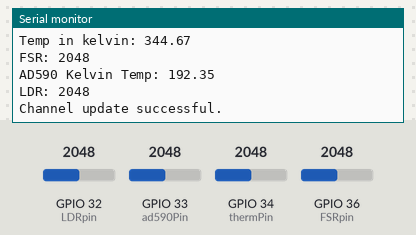
Simulated run of this sketch. Board: ESP32. Parts: the last lines printed to the serial monitor. The test bench sets the inputs (shaded band); at power-on: GPIO 32 (LDRpin) = 2048, GPIO 33 (ad590Pin) = 2048, GPIO 34 (thermPin) = 2048, GPIO 36 (FSRpin) = 2048 (analog values on the 0–4095 scale). WiFi joins after 1.5 s; servers stay silent unless stated.

Above: at 2.7 s.
2.8 s: GPIO 32 (LDRpin) set to 1960
At 7.05 s:
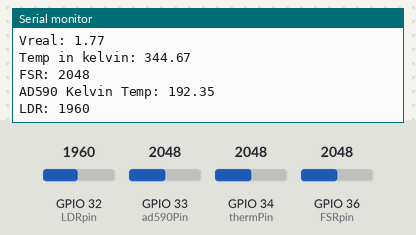
8.7 s: GPIO 33 (ad590Pin) set to 1960
At 13.1 s:
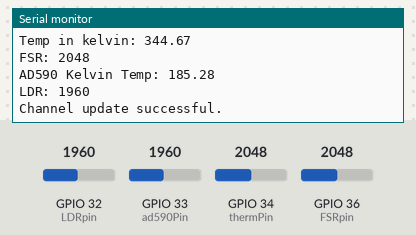
14.6 s: GPIO 34 (thermPin) set to 1960
At 17.69 s:
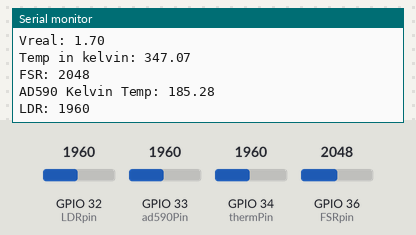
20.5 s: GPIO 36 (FSRpin) set to 1960
At 23.01 s:
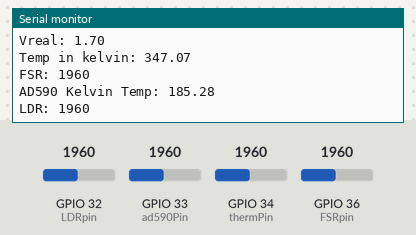
26.4 s: GPIO 32 (LDRpin) set to 2040
At 28.8 s:
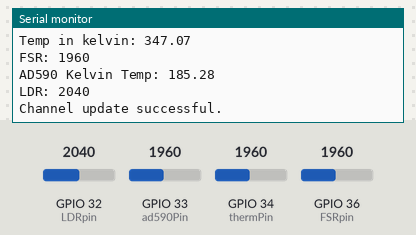
32.3 s: GPIO 33 (ad590Pin) set to 2040
At 34.8 s:
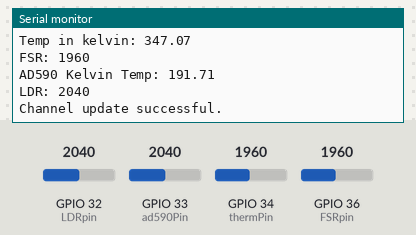
Timing chart, 0 to 36.3 s (numbered marks = the images above; inputs shaded):
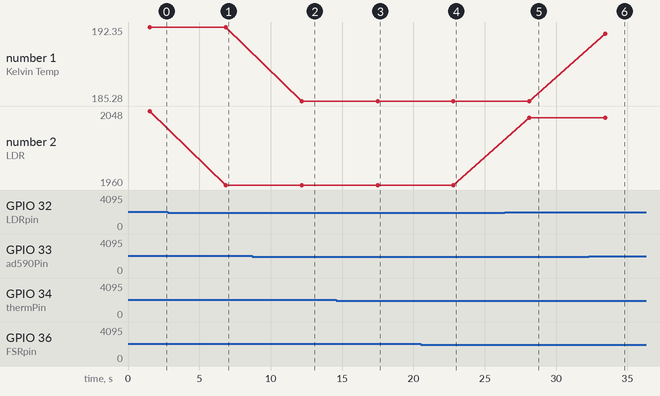

The sketch:

Lab2Deliverable9.ino
```cpp
#include <WiFi.h>        // For connecting ESP32 to WiFi
#include <ArduinoOTA.h>  // For enabling over-the-air updates
#include "ThingSpeak.h" // always include thingspeak header file after other header files and custom macros
#include  <Adafruit_BMP280.h>
#include <Wire.h>

float bias = 2.3603;
float gain = 1.2491;

double WR = 180.0;

double PR3 = 340.0;

int FSRpin = 36;
int thermPin = 34;

int ad590Pin = 33; // Analog pin connected to AD590 output
float resistorValue = 10000.0; // 10k Ohm resistor

int LDRpin = 32;

const char* ssid = "Will iPhone";  // Change to your WiFi Network name
const char* password = "Baskin65";  // Change to your password


WiFiClient  client;

int pinState = 1;

unsigned long myChannelNumber = 2647477;
const char * myWriteAPIKey = "EAM6YKBD274OY116";


// Initialize our values
int test = 0;
long pressure;
String myStatus = "Working";

void setup() {
  analogReadResolution(12);

  Serial.begin(115200);
  WiFi.begin(ssid, password);  // Connect to WiFi - defaults to WiFi Station mode

  pinMode(FSRpin, INPUT);
  pinMode(ad590Pin, INPUT);

  // Ensure WiFi is connected
  while (WiFi.status() != WL_CONNECTED) {
    delay(500);
    Serial.println("Not connected");
  }


  ArduinoOTA.begin();  // Starts OTA
  ThingSpeak.begin(client);  // Initialize ThingSpeak
}


void loop() {
  int analogValue = analogRead(thermPin);
  Serial.println(analogValue);

  double Vreal = (analogValue + 160)/1245.0; //Calculates voltage from adcvalue

  Serial.print("Vreal: ");
  Serial.println(Vreal);

  double removeBias = Vreal - bias; //Removes voltage bias

  double removeGain = removeBias/gain; //Removes gain adjustment

  double removeWheatstone = (WR*(removeGain+(5.0/2.0)))/((5.0/2.0)-removeGain); //Inverse of wheatstone bridge function

  double remove3PR = (removeWheatstone*PR3)/(PR3-removeWheatstone); //Finds initial resistance of thermistor

  double betaTransfer = (1084073.4)/(3636.0 + 298.15*log(0.001*remove3PR)); //Uses beta model of thermistor to find temperature based on resistance

  double thermTemp = betaTransfer - 273.15;

  Serial.print("Temp in kelvin: ");
  Serial.println(betaTransfer);

  delay(20);

  int FSR = analogRead(FSRpin);
  Serial.print("FSR: ");
  Serial.println(FSR);

  int ad590adc = analogRead(ad590Pin);
  double ad590v = (ad590adc + 160)/1245.0;
  float current = ad590v / resistorValue; // Calculate current in Amperes
  float temperatureK = current * 1*pow(10,6) + 15; // Convert current to temperature in Kelvin (1 µA/K + 90K)
  float temperatureC = temperatureK - 273.15; // Convert Kelvin to Celsius

  Serial.print("AD590 Kelvin Temp: ");
  Serial.println(temperatureK);

  int LDR = analogRead(LDRpin);
  Serial.print("LDR: ");
  Serial.println(LDR);


  ArduinoOTA.handle();  // Handles a code update request
  // All loop you're code goes here.
  while (WiFi.status() != WL_CONNECTED) {
    delay(500);
    Serial.println("Not working");
  }


  // set the fields with the values
  ThingSpeak.setField(1, test);
  ThingSpeak.setField(2, temperatureC);
  ThingSpeak.setField(3, float(thermTemp));

  // set the status
  ThingSpeak.setStatus(myStatus);

  if (FSR < 3500 || LDR > 2000) {// write to the ThingSpeak channel
    int x = ThingSpeak.writeFields(myChannelNumber, myWriteAPIKey);
    if(x == 200){
      Serial.println("Channel update successful.");
    }
    else{
      Serial.println("Problem updating channel. HTTP error code " + String(x));
    }
  }

  delay(5000); // Wait 20 seconds to update the channel again
}
```

Measured:
- after the input at 2.8 s, the serial monitor: prints a new line after 4.0 s (image 1)
- after the input at 8.7 s, the serial monitor: prints a new line after 3.5 s (image 2)
- after the input at 14.6 s, the serial monitor: prints a new line after 2.9 s (image 3)
- after the input at 20.5 s, the serial monitor: prints a new line after 2.3 s (image 4)
- after the input at 26.4 s, the serial monitor: prints a new line after 1.7 s (image 5)
- after the input at 32.3 s, the serial monitor: prints a new line after 1.2 s (image 6)
- plotted number 1: 192.35 → 185.28 after the input at 8.7 s, 185.28 → 191.71 after the input at 32.3 s
- plotted number 2: 2048 → 1960 after the input at 2.8 s, 1960 → 2040 after the input at 26.4 s
